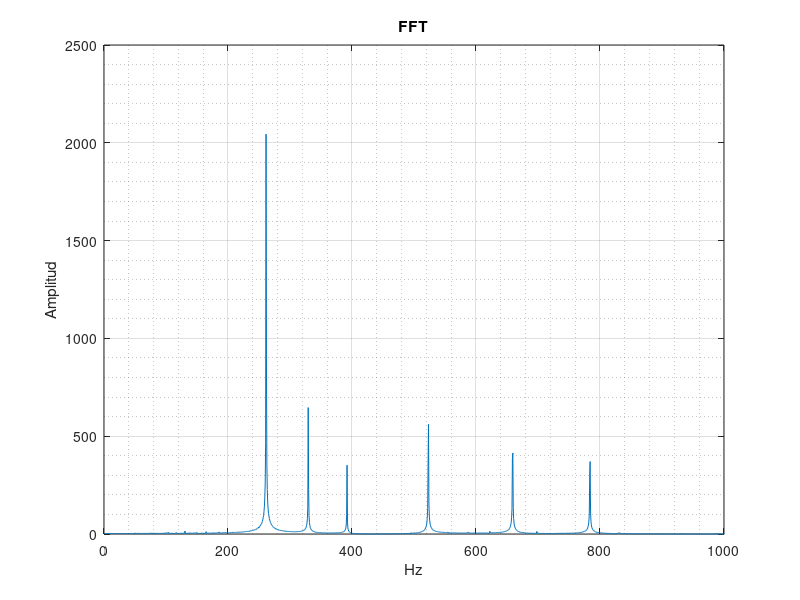

Here is the MATLAB script that generated this plot:
%% prog06_frecuencia_audio
clear; close all; clc;
load Cchord.mat;
% sound(y);
n = numel(y);
t = 0:n-1;
t = t/fs;
plot(t,y)
yfft = abs(fft(y));
f = 0:n-1;
f = f*(fs/(n-1));
plot(f,yfft);
grid on; grid minor;
title('FFT'); xlabel('Hz'); ylabel('Amplitud');	
xlim([0 1000])